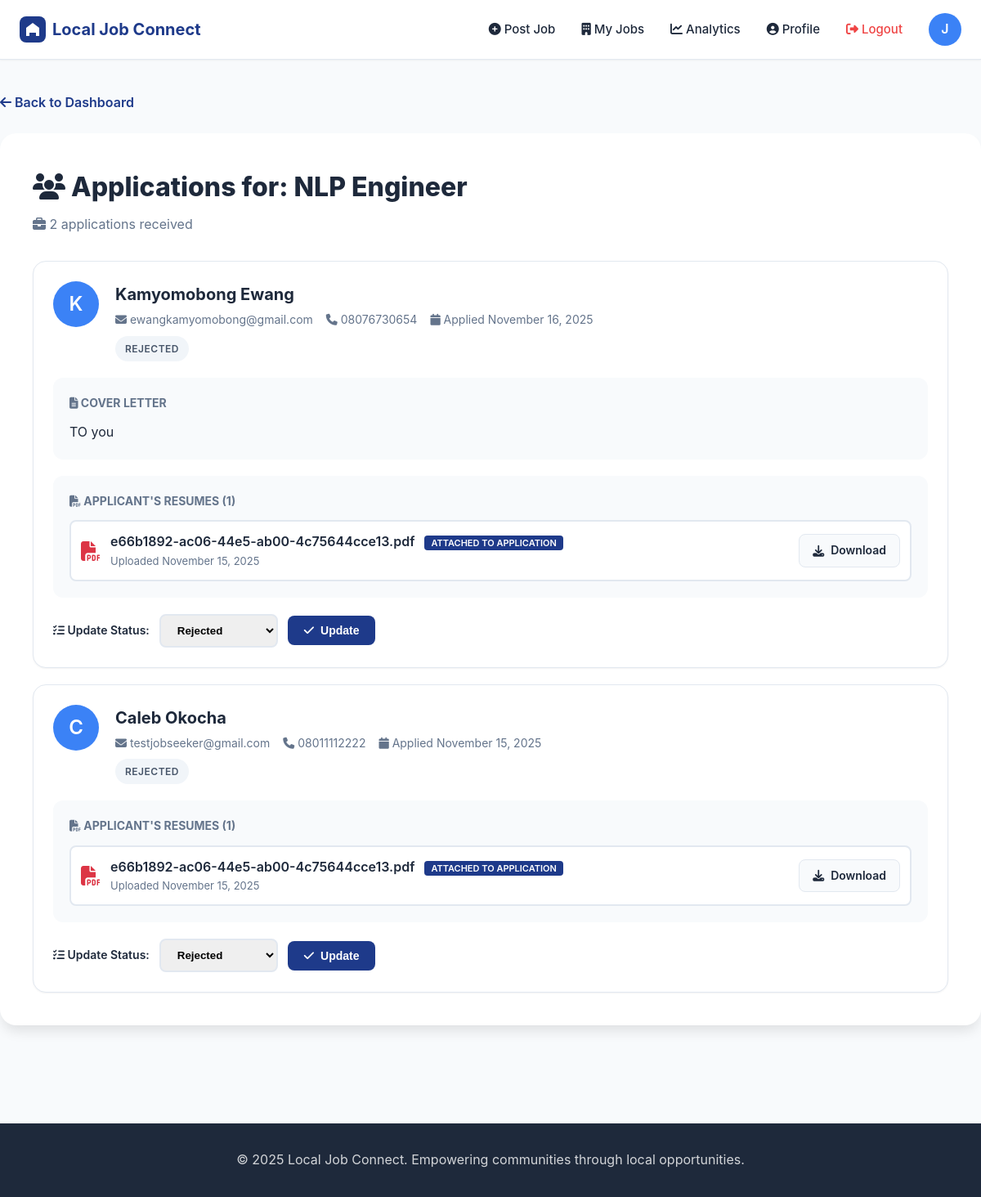
Page /employer/jobs/6/applications (signed in) on the committed database.
### app.py (models this page shows, shortened)
class User(UserMixin, db.Model):
    __tablename__ = 'users'
    id = db.Column(db.Integer, primary_key=True)
    email = db.Column(db.String(120), unique=True, nullable=False)
    password_hash = db.Column(db.String(255), nullable=False)
    role = db.Column(db.String(20), nullable=False)
    full_name = db.Column(db.String(100), nullable=False)
    phone = db.Column(db.String(20))
    address = db.Column(db.String(200))
    city = db.Column(db.String(100))
    zip_code = db.Column(db.String(10))
    latitude = db.Column(db.Float)
    longitude = db.Column(db.Float)
    company_name = db.Column(db.String(100))
    company_description = db.Column(db.Text)
    created_at = db.Column(db.DateTime, default=datetime.utcnow)
    last_login = db.Column(db.DateTime)
    job_postings = db.relationship('JobPosting', backref='employer', lazy=True, cascade='all, delete-orphan')
    applications = db.relationship('Application', backref='applicant', lazy=True, cascade='all, delete-orphan')
    resumes = db.relationship('Resume', backref='user', lazy=True, cascade='all, delete-orphan')
    saved_jobs = db.relationship('SavedJob', backref='user', lazy=True, cascade='all, delete-orphan')

class JobPosting(db.Model):
    __tablename__ = 'job_postings'
    id = db.Column(db.Integer, primary_key=True)
    employer_id = db.Column(db.Integer, db.ForeignKey('users.id'), nullable=False)
    title = db.Column(db.String(200), nullable=False)
    description = db.Column(db.Text, nullable=False)
    category = db.Column(db.String(50), nullable=False)
    employment_type = db.Column(db.String(50))
    salary_min = db.Column(db.Float)
    salary_max = db.Column(db.Float)
    street_address = db.Column(db.String(200), nullable=False)
    city = db.Column(db.String(100), nullable=False)
    zip_code = db.Column(db.String(10), nullable=False)
    latitude = db.Column(db.Float, nullable=False)
    longitude = db.Column(db.Float, nullable=False)
    status = db.Column(db.String(20), default='active')
    created_at = db.Column(db.DateTime, default=datetime.utcnow)
    updated_at = db.Column(db.DateTime, default=datetime.utcnow, onupdate=datetime.utcnow)
    applications = db.relationship('Application', backref='job', lazy=True, cascade='all, delete-orphan')
    saved_by = db.relationship('SavedJob', backref='job', lazy=True, cascade='all, delete-orphan')

class Application(db.Model):
    __tablename__ = 'applications'
    id = db.Column(db.Integer, primary_key=True)
    job_id = db.Column(db.Integer, db.ForeignKey('job_postings.id'), nullable=False)
    applicant_id = db.Column(db.Integer, db.ForeignKey('users.id'), nullable=False)
    resume_id = db.Column(db.Integer, db.ForeignKey('resumes.id'))
    cover_letter = db.Column(db.Text)
    status = db.Column(db.String(50), default='applied')
    submitted_at = db.Column(db.DateTime, default=datetime.utcnow)
    updated_at = db.Column(db.DateTime, default=datetime.utcnow, onupdate=datetime.utcnow)

class Resume(db.Model):
    __tablename__ = 'resumes'
    id = db.Column(db.Integer, primary_key=True)
    user_id = db.Column(db.Integer, db.ForeignKey('users.id'), nullable=False)
    filename = db.Column(db.String(255), nullable=False)
    original_filename = db.Column(db.String(255), nullable=False)
    uploaded_at = db.Column(db.DateTime, default=datetime.utcnow)

### app.py (the view)
@app.route('/employer/jobs/<int:job_id>/applications')
@login_required
def view_applications(job_id):
    job = JobPosting.query.get_or_404(job_id)
    if job.employer_id != current_user.id:
        flash('Access denied!', 'error')
        return redirect(url_for('employer_dashboard'))
    applications = Application.query.filter_by(job_id=job_id).order_by(Application.submitted_at.desc()).all()
    applications_with_resumes = []
    for application in applications:
        applicant_resumes = Resume.query.filter_by(user_id=application.applicant_id).all()
        applications_with_resumes.append({
            'application': application,
            'all_resumes': applicant_resumes
        })
    return render_template('view_applications.html', job=job, applications_with_resumes=applications_with_resumes)

### app.py (called while the page is built)
@login_manager.user_loader
def load_user(user_id):
    return User.query.get(int(user_id))

### templates/view_applications.html (shortened to what this page needs)
{% extends "base.html" %}
{% block content %}
<div class="container" style="padding: 40px 0;">
    <a href="{{ url_for('employer_dashboard') }}" style="color: var(--primary-blue); text-decoration: none; font-weight: 600; margin-bottom: 24px; display: inline-block;">
        <i class="fas fa-arrow-left"></i> Back to Dashboard
    </a>
    <div style="background: var(--bg-white); padding: 40px; border-radius: 20px; box-shadow: var(--shadow-lg);">
        <div style="margin-bottom: 32px;">
            <h1 style="font-size: 32px; font-weight: 800; margin-bottom: 8px;">
                <i class="fas fa-users"></i> Applications for: {{ job.title }}
            </h1>
            <p style="color: var(--text-gray); font-size: 16px;">
                <i class="fas fa-briefcase"></i> {{ applications_with_resumes|length }} application{{ 's' if applications_with_resumes|length != 1 else '' }} received
            </p>
        </div>
        {% if applications_with_resumes %}
        <div class="job-list">
            {% for item in applications_with_resumes %}
            {% set application = item.application %}
            {% set all_resumes = item.all_resumes %}
            <div class="job-card">
                <div style="display: flex; gap: 20px; margin-bottom: 20px;">
                    <div class="user-profile" style="width: 56px; height: 56px; font-size: 24px; flex-shrink: 0;">
                        {{ application.applicant.full_name[0].upper() }}
                    </div>
                    <div style="flex: 1;">
                        <h3 style="font-size: 20px; font-weight: 700; margin-bottom: 4px;">
                            {{ application.applicant.full_name }}
                        </h3>
                        <div style="display: flex; flex-wrap: wrap; gap: 16px; color: var(--text-gray); font-size: 14px; margin-bottom: 8px;">
                            <div>
                                <i class="fas fa-envelope"></i> {{ application.applicant.email }}
                            </div>
                            {% if application.applicant.phone %}
                            <div>
                                <i class="fas fa-phone"></i> {{ application.applicant.phone }}
                            </div>
                            {% endif %}
                            <div>
                                <i class="fas fa-calendar"></i> Applied {{ application.submitted_at.strftime('%B %d, %Y') }}
                            </div>
                        </div>
                        <span class="badge badge-{{ 'success' if application.status == 'accepted' else 'info' if application.status == 'interview' else 'warning' if application.status == 'under_review' else 'secondary' }}">
                            {{ application.status|replace('_', ' ')|title }}
                        </span>
                    </div>
                </div>
                {% if application.cover_letter %}
                <div style="background: var(--bg-light); padding: 20px; border-radius: 12px; margin-bottom: 20px;">
                    <h4 style="font-size: 14px; font-weight: 700; text-transform: uppercase; color: var(--text-gray); margin-bottom: 12px;">
                        <i class="fas fa-file-alt"></i> Cover Letter
                    </h4>
                    <p style="line-height: 1.6; color: var(--text-dark); white-space: pre-wrap;">{{ application.cover_letter }}</p>
                </div>
                {% endif %}
                {% if all_resumes %}
                <div style="background: var(--bg-light); padding: 20px; border-radius: 12px; margin-bottom: 20px;">
                    <h4 style="font-size: 14px; font-weight: 700; text-transform: uppercase; color: var(--text-gray); margin-bottom: 12px;">
                        <i class="fas fa-file-pdf"></i> Applicant's Resumes ({{ all_resumes|length }})
                    </h4>
                    <div style="display: flex; flex-direction: column; gap: 10px;">
                        {% for resume in all_resumes %}
                        <div style="display: flex; align-items: center; justify-content: space-between; padding: 12px; background: var(--bg-white); border-radius: 8px; border: 2px solid var(--border-light);">
                            <div style="display: flex; align-items: center; gap: 12px; flex: 1;">
                                <i class="fas fa-file-pdf" style="color: #dc3545; font-size: 24px;"></i>
                                <div>
                                    <div style="font-weight: 600; color: var(--text-dark);">
                                        {{ resume.original_filename }}
                                        {% if application.resume_id == resume.id %}
                                        <span style="background: var(--primary-blue); color: white; padding: 2px 8px; border-radius: 4px; font-size: 11px; margin-left: 8px;">
                                            ATTACHED TO APPLICATION
                                        </span>
                                        {% endif %}
                                    </div>
                                    <div style="font-size: 13px; color: var(--text-gray);">
                                        Uploaded {{ resume.uploaded_at.strftime('%B %d, %Y') }}
                                    </div>
                                </div>
                            </div>
                            <a href="{{ url_for('download_resume', filename=resume.filename) }}"
                               class="btn btn-secondary"
                               style="padding: 8px 16px; font-size: 14px;"
                               download>
                                <i class="fas fa-download"></i> Download
                            </a>
                        </div>
                        {% endfor %}
                    </div>
                </div>
                {% endif %}
                <div style="display: flex; gap: 12px; align-items: center; flex-wrap: wrap;">
                    <form method="POST" action="{{ url_for('update_application_status', application_id=application.id) }}" style="display: flex; gap: 12px; align-items: center; flex: 1;">
                        <label style="font-weight: 600; font-size: 14px; color: var(--text-dark);">
                            <i class="fas fa-tasks"></i> Update Status:
                        </label>
                        <select name="status" style="padding: 10px 16px; border: 2px solid var(--border-light); border-radius: 8px; font-weight: 600;">
                            <option value="rejected" {{ 'selected' if application.status == 'rejected' }}>Rejected</option>
                        </select>
                        <button type="submit" class="btn btn-primary">
                            <i class="fas fa-check"></i> Update
                        </button>
                    </form>
                </div>
            </div>
            {% endfor %}
        </div>
        {% endif %}
    </div>
</div>
{% endblock %}

### templates/base.html (shortened to what this page needs)
<!DOCTYPE html>
<html lang="en">
<head>
    <link rel="stylesheet" href="{{ url_for('static', filename='css/style.css') }}">
    <link rel="stylesheet" href="https://cdnjs.cloudflare.com/ajax/libs/font-awesome/6.4.0/css/all.min.css">
</head>
<body>
    <nav class="navbar">
        <div class="container">
            <div class="nav-brand">
                <a href="{{ url_for('index') }}">
                    <svg width="32" height="32" viewBox="0 0 32 32" fill="none" xmlns="http://www.w3.org/2000/svg">
                        <rect width="32" height="32" rx="8" fill="#1e3a8a"/>
                        <path d="M16 8L8 14V24H12V20H20V24H24V14L16 8Z" fill="white"/>
                    </svg>
                    Local Job Connect
                </a>
            </div>
            <div class="nav-links">
    {% if current_user.is_authenticated %}
        {% if current_user.role == 'job_seeker' %}
            <a href="{{ url_for('search_jobs') }}"><i class="fas fa-search"></i> Browse Jobs</a>
            <a href="{{ url_for('job_seeker_dashboard') }}"><i class="fas fa-briefcase"></i> My Applications</a>
        {% else %}
            <a href="{{ url_for('create_job') }}"><i class="fas fa-plus-circle"></i> Post Job</a>
            <a href="{{ url_for('employer_dashboard') }}"><i class="fas fa-building"></i> My Jobs</a>
            <a href="{{ url_for('analytics') }}"><i class="fas fa-chart-line"></i> Analytics</a>
        {% endif %}
        <a href="{{ url_for('profile') }}"><i class="fas fa-user-circle"></i> Profile</a>
        <a href="{{ url_for('logout') }}" class="btn-logout"><i class="fas fa-sign-out-alt"></i> Logout</a>
        <div class="user-profile">
            {{ current_user.full_name[0].upper() }}
        </div>
    {% else %}
        <a href="{{ url_for('login') }}">Login</a>
        <a href="{{ url_for('register') }}" class="btn btn-primary">Sign Up</a>
    {% endif %}
</div>
        </div>
    </nav>
    <main class="main-content">
        {% block content %}{% endblock %}
    </main>
    <footer class="footer">
        <div class="container">
            <p>&copy; 2025 Local Job Connect. Empowering communities through local opportunities.</p>
        </div>
    </footer>
</body>
</html>

### static/css/style.css (style rules this page uses)
* { margin: 0; padding: 0; box-sizing: border-box; }
:root { --primary-blue: #1e3a8a; --primary-light: #3b82f6; --secondary-blue: #0ea5e9; --success-green: #10b981; --warning-yellow: #f59e0b; --danger-red: #ef4444; --bg-light: #f8fafc; --bg-white: #ffffff; --text-dark: #1e293b; --text-gray: #64748b; --border-light: #e2e8f0; --shadow-sm: 0 1px 2px 0 rgba(0, 0, 0, 0.05); --shadow-md: 0 4px 6px -1px rgba(0, 0, 0, 0.1); --shadow-lg: 0 10px 15px -3px rgba(0, 0, 0, 0.1); --shadow-xl: 0 20px 25px -5px rgba(0, 0, 0, 0.1); }
body { font-family: -apple-system, BlinkMacSystemFont, 'Segoe UI', 'Roboto', sans-serif; line-height: 1.6; color: var(--text-dark); background-color: var(--bg-light); }
.container { max-width: 1280px; margin: 0 auto; padding: 0 24px; }
.navbar { background: var(--bg-white); box-shadow: var(--shadow-sm); padding: 16px 0; position: sticky; top: 0; z-index: 100; border-bottom: 1px solid var(--border-light); }
.navbar .container { display: flex; justify-content: space-between; align-items: center; }
.nav-brand { display: flex; align-items: center; gap: 8px; }
.nav-brand a { font-size: 20px; font-weight: 700; color: var(--primary-blue); text-decoration: none; display: flex; align-items: center; gap: 8px; }
.nav-brand svg { width: 32px; height: 32px; }
.nav-links { display: flex; gap: 32px; align-items: center; }
.nav-links a { color: var(--text-dark); text-decoration: none; font-weight: 500; font-size: 15px; transition: color 0.2s; }
.user-profile { width: 40px; height: 40px; border-radius: 50%; background: var(--primary-light); display: flex; align-items: center; justify-content: center; color: white; font-weight: 600; cursor: pointer; }
.btn { display: inline-flex; align-items: center; justify-content: center; padding: 10px 20px; border-radius: 8px; font-weight: 600; font-size: 14px; cursor: pointer; border: none; transition: all 0.2s; text-decoration: none; gap: 8px; }
.btn-primary { background: var(--primary-blue); color: white; }
.btn-secondary { background: var(--bg-light); color: var(--text-dark); border: 1px solid var(--border-light); }
.btn-logout { color: var(--danger-red) !important; }
.badge { display: inline-flex; align-items: center; padding: 6px 12px; border-radius: 20px; font-size: 12px; font-weight: 600; text-transform: uppercase; letter-spacing: 0.5px; }
.badge-secondary { background: #f1f5f9; color: #475569; }
.job-list { display: grid; gap: 20px; }
.job-card { background: var(--bg-white); padding: 24px; border-radius: 16px; box-shadow: var(--shadow-sm); border: 1px solid var(--border-light); transition: all 0.3s; position: relative; }
.footer { background: var(--text-dark); color: white; text-align: center; padding: 32px 0; margin-top: 80px; }
.footer p { opacity: 0.8; }

### rows in the picture
User: full_name "J"
JobPosting: title "NLP Engineer"
User: applicant "K", applicant.full_name "Kamyomobong Ewang", applicant.email "ewangkamyomobong@gmail.com", applicant.phone "08076730654"
Application: submitted_at "November 16, 2025", status "REJECTED", cover_letter "TO you"
Resume: original_filename "e66b1892-ac06-44e5-ab00-4c75644cce13.pdf", shows "ATTACHED TO APPLICATION", uploaded_at "November 15, 2025"
User: applicant "C", applicant.full_name "Caleb Okocha", applicant.email "testjobseeker@gmail.com", applicant.phone "08011112222"
Application: submitted_at "November 15, 2025", status "REJECTED"
Resume: original_filename "e66b1892-ac06-44e5-ab00-4c75644cce13.pdf", shows "ATTACHED TO APPLICATION", uploaded_at "November 15, 2025"

### other values in the picture
{{ applications_with_resumes|length }} "2"
{{ 's' if applications_with_resumes|length != 1 else '' }} "s"
{{ all_resumes|length }} "1" "1"
